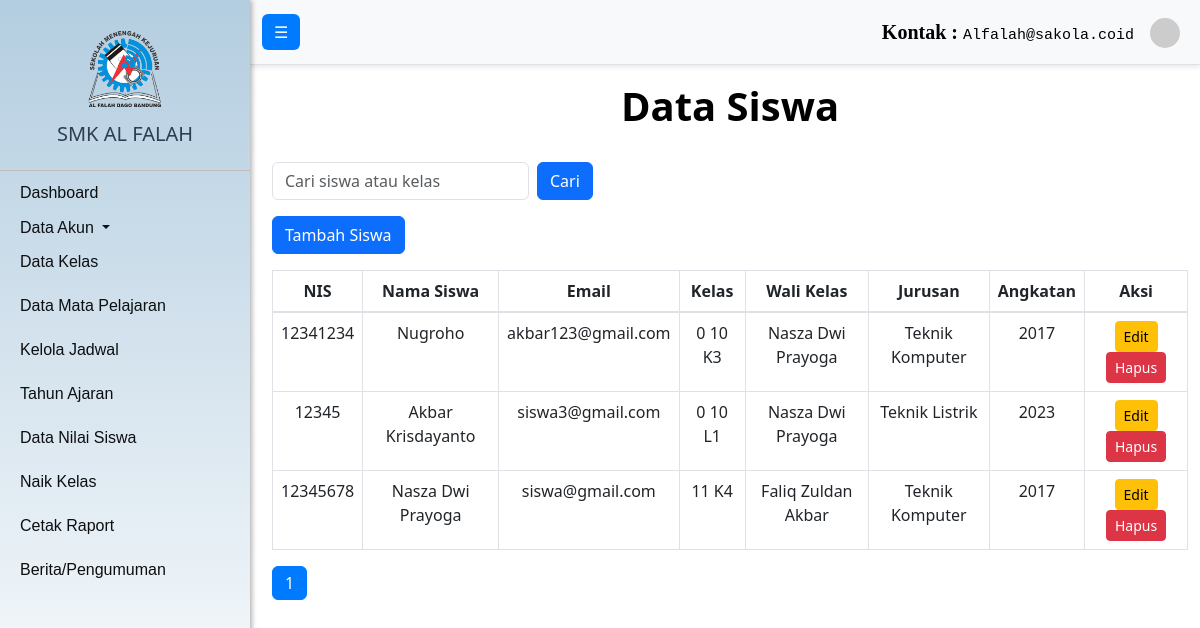
/Admin/dataSiswa.php, run on an earlier commit of the app's database.
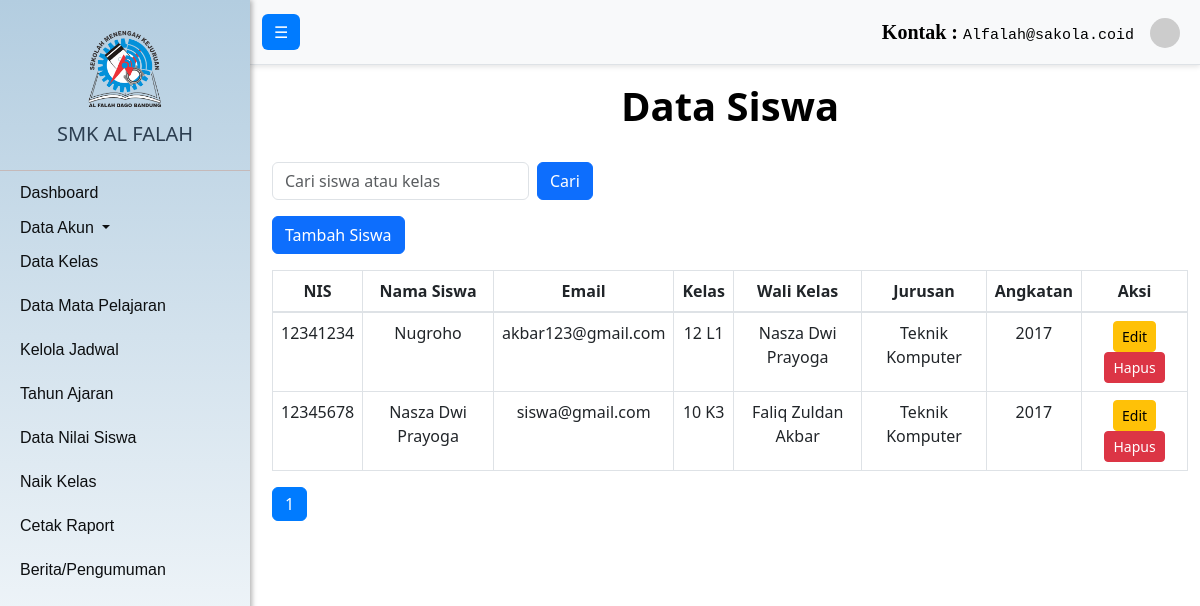
And on a later commit of the database.
### tables this page shows
CREATE TABLE `siswa` (
  `nis` varchar(50) NOT NULL,
  `password` varchar(255) NOT NULL,
  `nama_siswa` varchar(100) NOT NULL,
  `email` varchar(100) NOT NULL,
  `id_kelas` int(11) DEFAULT NULL,
  `nama_wali_kelas` varchar(100) DEFAULT NULL,
  `angkatan` varchar(10) DEFAULT NULL,
  `id_jurusan` int(3) NOT NULL,
  `foto_profil` varchar(255) NOT NULL,
  `terakhir_login` datetime DEFAULT NULL
);

CREATE TABLE `kelas` (
  `id_kelas` int(11) NOT NULL,
  `nama_kelas` varchar(100) NOT NULL,
  `jenjang` varchar(2) NOT NULL,
  `id_jurusan` int(4) NOT NULL,
  `id_tahun_ajaran` int(11) NOT NULL
);

CREATE TABLE `jurusan` (
  `id_jurusan` int(3) NOT NULL,
  `nama_jurusan` varchar(50) NOT NULL
);

### Admin/dataSiswa.php (the view, shortened to what this page needs)
<?php
include '../db.php';
$limit = 15;
$page_siswa = isset($_GET['page_siswa']) ? $_GET['page_siswa'] : 1;
$offset_siswa = ($page_siswa - 1) * $limit;
$search = isset($_GET['search']) ? $_GET['search'] : '';
$total_siswa_query = "SELECT COUNT(*) AS total FROM siswa
                       JOIN kelas ON siswa.id_kelas = kelas.id_kelas
                       JOIN jurusan ON siswa.id_jurusan = jurusan.id_jurusan
                       WHERE siswa.nama_siswa LIKE '%$search%' OR kelas.jenjang LIKE '%$search%' OR siswa.nis LIKE '%$search%'";
$total_siswa_result = $conn->query($total_siswa_query);
$total_siswa = $total_siswa_result->fetch_assoc()['total'];
$total_pages_siswa = ceil($total_siswa / $limit);
$sql_siswa = "SELECT siswa.nis, siswa.nama_siswa, siswa.email, kelas.nama_kelas, kelas.jenjang, siswa.nama_wali_kelas, jurusan.nama_jurusan, siswa.angkatan
              FROM siswa
              JOIN kelas ON siswa.id_kelas = kelas.id_kelas
              JOIN jurusan ON siswa.id_jurusan = jurusan.id_jurusan
              WHERE siswa.nama_siswa LIKE '%$search%' OR kelas.nama_kelas LIKE '%$search%' OR kelas.jenjang LIKE '%$search%' OR siswa.nis LIKE '%$search%'
              LIMIT $limit OFFSET $offset_siswa";
$result_siswa = $conn->query($sql_siswa);
?>
<!DOCTYPE html>
<html lang="id">
<head>
    <link rel="stylesheet" href="https://maxcdn.bootstrapcdn.com/bootstrap/4.5.2/css/bootstrap.min.css">
</head>
<body>
    <?php include '../navbar/navAdmin.php'; ?>
    <div class="container mt-4">
        <h1>Data Siswa</h1>
        <form class="form-inline mb-3" method="GET" action="">
            <input type="text" name="search" class="form-control mr-2" placeholder="Cari siswa atau kelas" value="<?php echo htmlspecialchars($search); ?>">
            <button type="submit" class="btn btn-primary">Cari</button>
        </form>
        <a href="tambahSiswa.php" class="btn btn-primary mb-3">Tambah Siswa</a>
        <table id="example" class="table table-bordered">
            <thead>
                <tr>
                    <th>NIS</th>
                    <th>Nama Siswa</th>
                    <th>Email</th>
                    <th>Kelas</th>
                    <th>Wali Kelas</th>
                    <th>Jurusan</th>
                    <th>Angkatan</th>
                    <th>Aksi</th>
                </tr>
            </thead>
            <tbody>
                <?php
                if ($result_siswa->num_rows > 0) {
                    while ($row = $result_siswa->fetch_assoc()) {
                        echo "<tr>
                                <td>" . htmlspecialchars($row['nis']) . "</td>
                                <td>" . htmlspecialchars($row['nama_siswa']) . "</td>
                                <td>" . htmlspecialchars($row['email']) . "</td>
                                <td>" . htmlspecialchars($row['jenjang']) . ' ' . htmlspecialchars($row['nama_kelas']) . "</td>
                                <td>" . htmlspecialchars($row['nama_wali_kelas']) . "</td>
                                <td>" . htmlspecialchars($row['nama_jurusan']) . "</td>
                                <td>" . htmlspecialchars($row['angkatan']) . "</td>
                                <td>
                                    <a href='editSiswa.php?nis=" . $row['nis'] . "' class='btn btn-warning btn-sm'>Edit</a>
                                    <a href='hapusSiswa.php?nis=" . $row['nis'] . "' class='btn btn-danger btn-sm' onclick=\"return confirm('Apakah Anda yakin ingin menghapus data ini?');\">Hapus</a>
                                </td>
                            </tr>";
                    }
                } else {
                    echo "<tr><td colspan='8'>Data Siswa Tidak Tersedia.</td></tr>";
                }
                ?>
            </tbody>
        </table>
        <nav>
            <ul class="pagination">
                <?php for ($i = 1; $i <= $total_pages_siswa; $i++) { ?>
                    <li class="page-item <?php if ($i == $page_siswa) echo 'active'; ?>">
                        <a class="page-link" href="?page_siswa=<?php echo $i; ?>&search=<?php echo urlencode($search); ?>"><?php echo $i; ?></a>
                    </li>
                <?php } ?>
            </ul>
        </nav>
    </div>
</body>
</html>

What changed in the data, as far as the page shows it:
removed siswa: nis "12345", nama_siswa "Akbar Krisdayanto", email "siswa3@gmail.com", id_kelas.jenjang "0", id_kelas.nama_kelas "10 L1", nama_wali_kelas "Nasza Dwi Prayoga", id_jurusan.nama_jurusan "Teknik Listrik", angkatan "2023"
changed siswa "Nugroho": id_kelas.jenjang "0" → "12"; id_kelas.nama_kelas "10 K3" → "L1"
changed siswa "siswa@gmail.com": id_kelas.jenjang "11" → "10"; id_kelas.nama_kelas "K4" → "K3"
